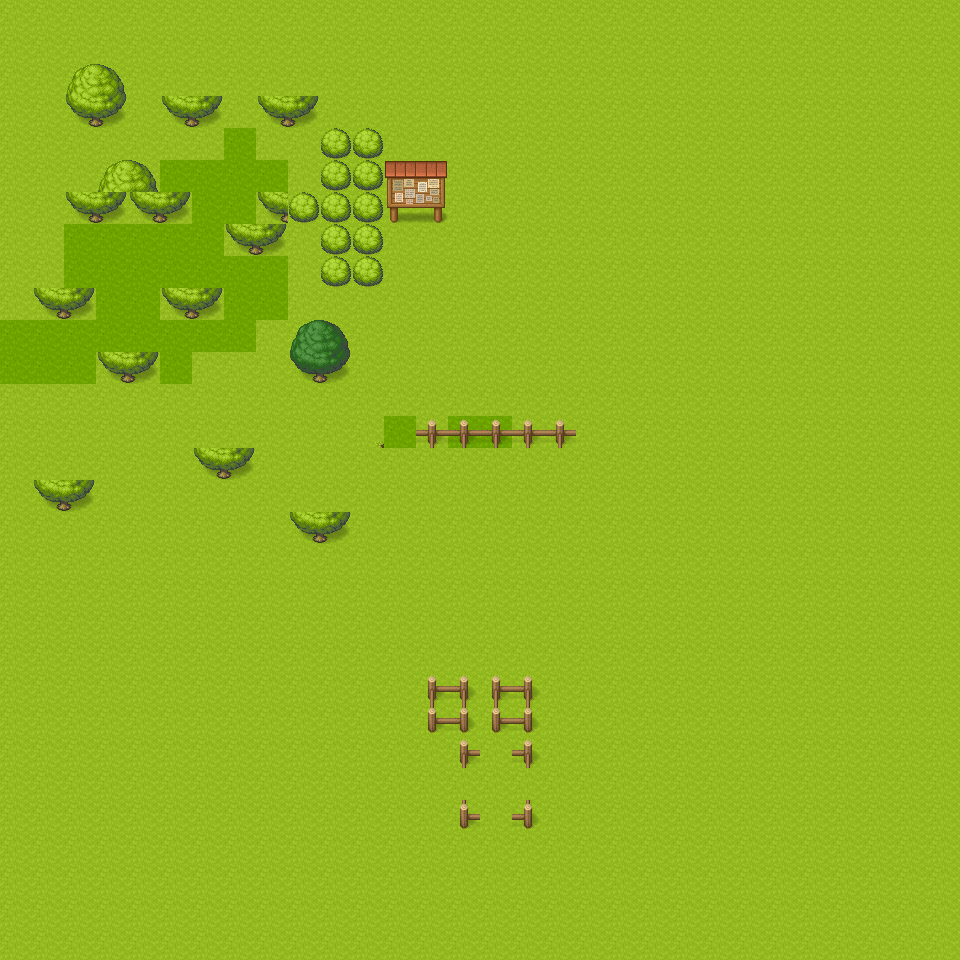

Below is a game level as drawn by its tile map, then a one-line description and the .tmx file that defines it, in full:
An orthogonal 30x30 tile map with 32x32 px tiles, 2 tile layers (ground0, ground1).

<map version="1.8" tiledversion="1.8.5" orientation="orthogonal" renderorder="right-down" width="30" height="30" tilewidth="32" tileheight="32" infinite="0" nextlayerid="7" nextobjectid="11">
 <tileset firstgid="1" source="ressources/spritesheets/[Base]BaseChip_pipo.tsx" />
 <layer id="1" name="ground0" width="30" height="30">
  <properties>
   <property name="ground" type="int" value="0" />
  </properties>
  <data encoding="csv">
1,1,1,1,1,1,1,1,1,1,1,1,1,1,1,1,1,1,1,1,1,1,1,1,1,1,1,1,1,1,
1,1,1,1,1,1,1,1,1,1,1,1,1,1,1,1,1,1,1,1,1,1,1,1,1,1,1,1,1,1,
1,1,1,1,1,1,1,1,1,1,1,1,1,1,1,1,1,1,1,1,1,1,1,1,1,1,1,1,1,1,
1,1,1,1,1,1,1,1,1,1,1,1,1,1,1,1,1,1,1,1,1,1,1,1,1,1,1,1,1,1,
1,1,1,1,1,1,1,1,1,1,1,1,1,1,1,1,1,1,1,1,1,1,1,1,1,1,1,1,1,1,
1,1,1,1,1,1,1,213,1,1,1,1,1,1,1,1,1,1,1,1,1,1,1,1,1,1,1,1,1,1,
1,1,1,1,1,1,1,18,1,1,1,1,1,1,1,1,1,1,1,1,1,1,1,1,1,1,1,1,1,1,
1,1,1,1,1,1,1,1,1,1,1,1,1,1,1,1,1,1,1,1,1,1,1,1,1,1,1,1,1,1,
1,1,1,1,1,1,1,1,1,1,1,1,1,1,1,1,1,1,1,1,1,1,1,1,1,1,1,1,1,1,
1,1,1,1,1,1,1,1,1,1,1,1,1,1,1,1,1,1,1,1,1,1,1,1,1,1,1,1,1,1,
1,1,1,1,1,1,1,1,1,1,1,1,1,1,1,1,1,1,1,1,1,1,1,1,1,1,1,1,1,1,
1,1,1,1,1,1,1,1,1,1,1,1,1,1,1,1,1,1,1,1,1,1,1,1,1,1,1,1,1,1,
1,1,1,1,1,1,1,1,1,1,1,1,1,1,1,1,1,1,1,1,1,1,1,1,1,1,1,1,1,1,
1,1,1,1,1,1,1,1,1,1,1,76,2,1,2,2,1,1,1,1,1,1,1,1,1,1,1,1,1,1,
1,1,1,1,1,1,1,1,1,1,1,1,1,1,1,1,1,1,1,1,1,1,1,1,1,1,1,1,1,1,
1,1,1,1,1,1,1,1,1,1,1,1,1,1,1,1,1,1,1,1,1,1,1,1,1,1,1,1,1,1,
1,1,1,1,1,1,1,1,1,1,1,1,1,1,1,1,1,1,1,1,1,1,1,1,1,1,1,1,1,1,
1,1,1,1,1,1,1,1,1,1,1,1,1,1,1,1,1,1,1,1,1,1,1,1,1,1,1,1,1,1,
1,1,1,1,1,1,1,1,1,1,1,1,1,1,1,1,1,1,1,1,1,1,1,1,1,1,1,1,1,1,
1,1,1,1,1,1,1,1,1,1,1,1,1,1,1,1,1,1,1,1,1,1,1,1,1,1,1,1,1,1,
1,1,1,1,1,1,1,1,1,1,1,1,1,1,1,1,1,1,1,1,1,1,1,1,1,1,1,1,1,1,
1,1,1,1,1,1,1,1,1,1,1,1,1,1,1,1,1,1,1,1,1,1,1,1,1,1,1,1,1,1,
1,1,1,1,1,1,1,1,1,1,1,1,1,1,1,1,1,1,1,1,1,1,1,1,1,1,1,1,1,1,
1,1,1,1,1,1,1,1,1,1,1,1,1,1,1,1,1,1,1,1,1,1,1,1,1,1,1,1,1,1,
1,1,1,1,1,1,1,1,1,1,1,1,1,1,1,1,1,1,1,1,1,1,1,1,1,1,1,1,1,1,
1,1,1,1,1,1,1,1,1,1,1,1,1,1,1,1,1,1,1,1,1,1,1,1,1,1,1,1,1,1,
1,1,1,1,1,1,1,1,1,1,1,1,1,1,1,1,1,1,1,1,1,1,1,1,1,1,1,1,1,1,
1,1,1,1,1,1,1,1,1,1,1,1,1,1,1,1,1,1,1,1,1,1,1,1,1,1,1,1,1,1,
1,1,1,1,1,1,1,1,1,1,1,1,1,1,1,1,1,1,1,1,1,1,1,1,1,1,1,1,1,1,
1,1,1,1,1,1,1,1,1,1,1,1,1,1,1,1,1,1,1,1,1,1,1,1,1,1,1,1,1,1
</data>
 </layer>
 <layer id="2" name="ground1" width="30" height="30">
  <properties>
   <property name="ground" type="int" value="1" />
  </properties>
  <data encoding="csv">
0,0,0,0,0,0,0,0,0,0,0,0,0,0,0,0,0,0,0,0,0,0,0,0,0,0,0,0,0,0,
0,0,0,0,0,0,0,0,0,0,0,0,0,0,0,0,0,0,0,0,0,0,0,0,0,0,0,0,0,0,
0,0,9,10,0,0,0,0,0,0,0,0,0,0,0,0,0,0,0,0,0,0,0,0,0,0,0,0,0,0,
0,0,17,18,0,17,18,0,17,18,0,0,0,0,0,0,0,0,0,0,0,0,0,0,0,0,0,0,0,0,
0,0,0,0,0,0,0,2,0,0,41,41,0,0,0,0,0,0,0,0,0,0,0,0,0,0,0,0,0,0,
0,0,0,9,10,2,2,2,2,0,41,41,231,232,0,0,0,0,0,0,0,0,0,0,0,0,0,0,0,0,
0,0,17,18,17,18,2,2,17,41,41,41,239,240,0,0,0,0,0,0,0,0,0,0,0,0,0,0,0,0,
0,0,2,2,2,2,2,17,18,0,41,41,0,0,0,0,0,0,0,0,0,0,0,0,0,0,0,0,0,0,
0,0,2,2,2,2,2,2,2,0,41,41,0,0,0,0,0,0,0,0,0,0,0,0,0,0,0,0,0,0,
0,17,18,2,2,17,18,2,2,0,0,0,0,0,0,0,0,0,0,0,0,0,0,0,0,0,0,0,0,0,
2,2,2,2,2,2,2,2,0,11,12,0,0,0,0,0,0,0,0,0,0,0,0,0,0,0,0,0,0,0,
2,2,2,17,18,2,0,0,0,19,20,0,0,0,0,0,0,0,0,0,0,0,0,0,0,0,0,0,0,0,
0,0,0,0,0,0,0,0,0,0,0,0,0,0,0,0,0,0,0,0,0,0,0,0,0,0,0,0,0,0,
0,0,0,0,0,0,0,0,0,0,0,0,0,183,183,183,183,183,0,0,0,0,0,0,0,0,0,0,0,0,
0,0,0,0,0,0,17,18,0,0,0,0,0,0,0,0,0,0,0,0,0,0,0,0,0,0,0,0,0,0,
0,17,18,0,0,0,0,0,0,0,0,0,0,0,0,0,0,0,0,0,0,0,0,0,0,0,0,0,0,0,
0,0,0,0,0,0,0,0,0,17,18,0,0,0,0,0,0,0,0,0,0,0,0,0,0,0,0,0,0,0,
0,0,0,0,0,0,0,0,0,0,0,0,0,0,0,0,0,0,0,0,0,0,0,0,0,0,0,0,0,0,
0,0,0,0,0,0,0,0,0,0,0,0,0,0,0,0,0,0,0,0,0,0,0,0,0,0,0,0,0,0,
0,0,0,0,0,0,0,0,0,0,0,0,0,0,0,0,0,0,0,0,0,0,0,0,0,0,0,0,0,0,
0,0,0,0,0,0,0,0,0,0,0,0,0,0,0,0,0,0,0,0,0,0,0,0,0,0,0,0,0,0,
0,0,0,0,0,0,0,0,0,0,0,0,0,179,180,179,180,0,0,0,0,0,0,0,0,0,0,0,0,0,
0,0,0,0,0,0,0,0,0,0,0,0,0,187,188,187,188,0,0,0,0,0,0,0,0,0,0,0,0,0,
0,0,0,0,0,0,0,0,0,0,0,0,0,0,179,0,180,0,0,0,0,0,0,0,0,0,0,0,0,0,
0,0,0,0,0,0,0,0,0,0,0,0,0,0,0,0,0,0,0,0,0,0,0,0,0,0,0,0,0,0,
0,0,0,0,0,0,0,0,0,0,0,0,0,0,187,0,188,0,0,0,0,0,0,0,0,0,0,0,0,0,
0,0,0,0,0,0,0,0,0,0,0,0,0,0,0,0,0,0,0,0,0,0,0,0,0,0,0,0,0,0,
0,0,0,0,0,0,0,0,0,0,0,0,0,0,0,0,0,0,0,0,0,0,0,0,0,0,0,0,0,0,
0,0,0,0,0,0,0,0,0,0,0,0,0,0,0,0,0,0,0,0,0,0,0,0,0,0,0,0,0,0,
0,0,0,0,0,0,0,0,0,0,0,0,0,0,0,0,0,0,0,0,0,0,0,0,0,0,0,0,0,0
</data>
 </layer>
</map>
